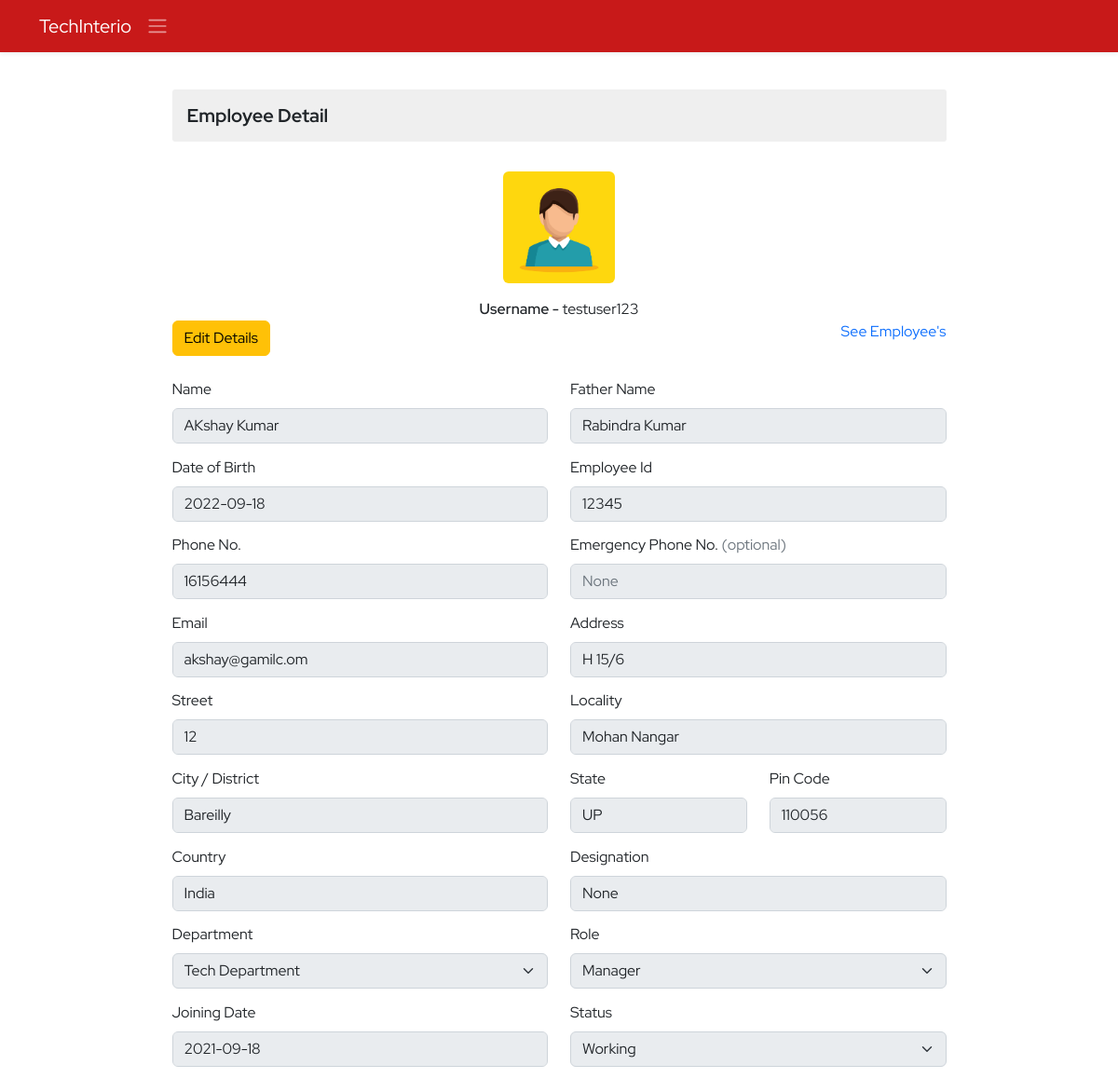
/ems/employee-detail/11/ (signed in), run on an earlier commit of the app's database.
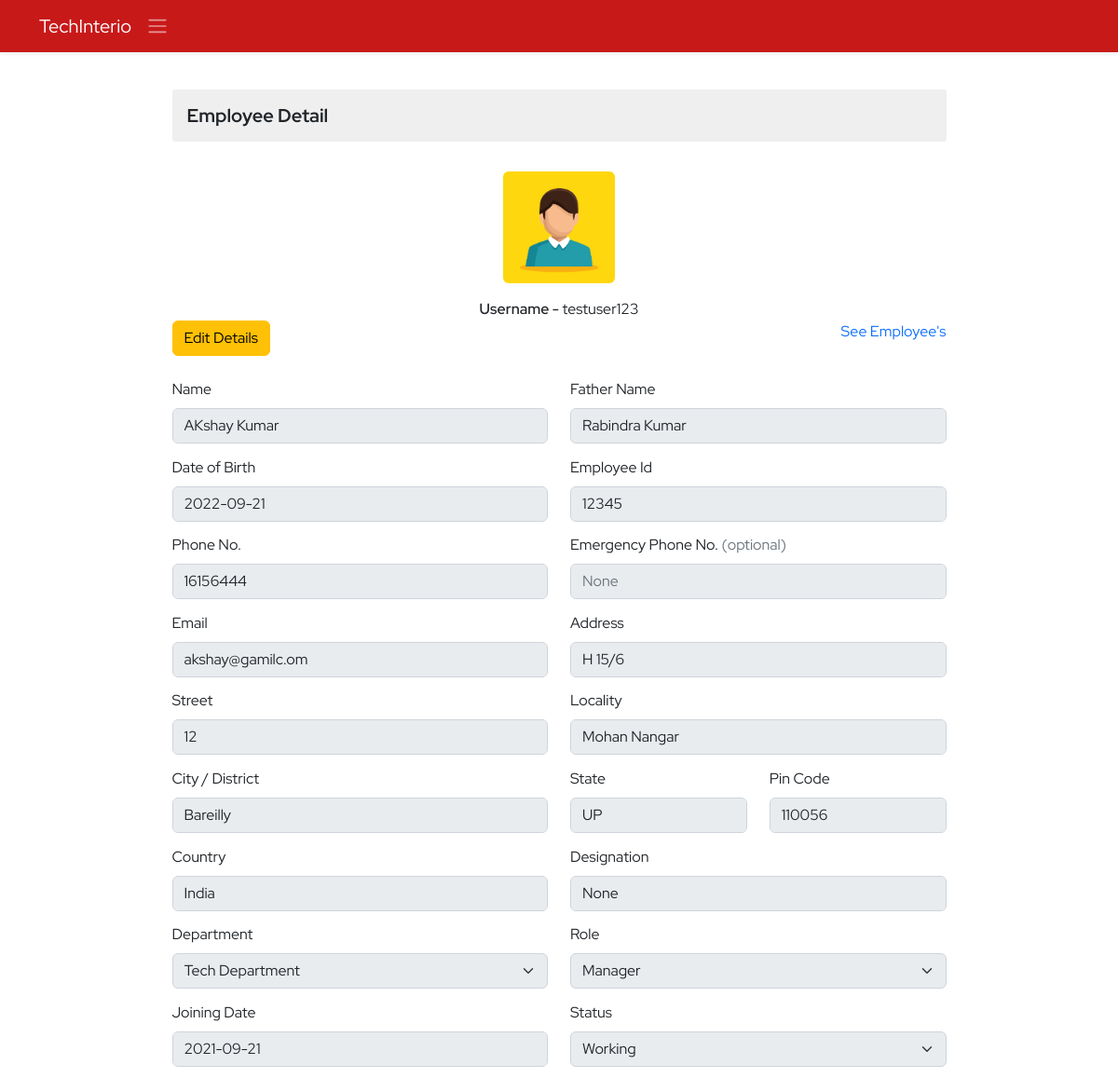
And on a later commit of the database.
### ems/models.py (models this page shows, shortened)
class Employee(models.Model):
    empid=models.AutoField(primary_key=True)
    employeeid=models.IntegerField(unique=True, null=True, blank=True)
    user=models.OneToOneField(User,on_delete=models.CASCADE)
    name=models.CharField(max_length=50)
    father_name=models.CharField(max_length=50)
    avtar=models.ImageField(upload_to='employee_profile_images', blank=True , default='profile.jpg')
    document=models.FileField(upload_to='employee_documents',null=True,blank=True)
    dob=models.DateField()
    email=models.EmailField(max_length=100)
    mobile_no=models.IntegerField()
    emergency_mobile_no=models.IntegerField(null=True,blank=True)
    address=models.OneToOneField(Address, on_delete=models.CASCADE,blank=True, null=True,)
    designation=models.CharField(max_length=70,null=True, blank=True)
    role=models.ForeignKey(Role, on_delete=models.SET_NULL,blank=True, null=True,)
    department=models.ForeignKey(Department, on_delete=models.SET_NULL,blank=True, null=True,)
    joining_date=models.DateField(null=True, blank=True)
    status=models.CharField(max_length=15)
    @property
    def imageURL(self):
        try:
            url=self.avtar.url
        except:
            url=''
        return url

### ems/views.py (the view, shortened to what this page needs)
# urls.py: path('employee-detail/<empid>/',employeeDetail,name='employee-detail'),
@login_required()
def employeeDetail(request, empid):
    context = {}
    try:
        if not request.user.is_superuser:
            profile_obj=Employee.objects.get(user=request.user)
            context['profile']=profile_obj
        employee_obj = Employee.objects.get(empid=empid)
        user_obj = User.objects.get(username=employee_obj.user)
        department_obj = Department.objects.all()
        role_obj = Role.objects.all()
        context['departments'] = department_obj
        context['roles'] = role_obj
        context['employee_obj'] = employee_obj
        addres_obj = Address.objects.get(user=user_obj)
        context['address_obj'] = addres_obj
    except Exception as e:
        print('Employee Detail Exception : ', e)
    return render(request, 'ems/employee_detail.html', context)

### ems/models.py (called while the page is built)
    def __str__(self):
        return self.name

    def __str__(self):
        return self.name

### ems/templates/ems/employee_detail.html (shortened to what the changed rows need)
{% extends './base.html' %}
{% block body %}
<div class="container py-4">
    <div class="row d-felx justify-content-center align-items-center">
        <div class="col-9">
            <h3 class="employee-title my-2">Employee Detail</h3>
            <div class="profile-image my-3">
                <img src="{{employee_obj.imageURL}}" alt="" class="rounded">
            </div>
                <div class="float-center text-center"><span class="fw-semibold">Username -</span> {{employee_obj.user}}</div>
                <div>
                    <button class="btn btn-warning" onclick="edit()">Edit Details</button>
                    <a class="float-end" href="{% url 'ems:employee-view' %}">See Employee's</a>
                </div>
            <form action="" method="post" class="mt-4 add-employee">
                <div class="row gy-1">
                    <div class="mb-3 col-12 col-sm-6">
                        <label for="fname" class="form-label">Name</label>
                        <input type="text" class="form-control employee_detail" id="fname" name="employee-name" required
                            value="{{employee_obj.name}}">
                    </div>
                    <div class="mb-3 col-12 col-sm-6">
                        <label for="father-name" class="form-label">Father Name</label>
                        <input type="text" class="form-control employee_detail" id="father-name" name="father-name"
                            required value="{{employee_obj.father_name}}" readonly>
                    </div>
                    <div class="mb-3 col-12 col-sm-6">
                        <label for="dob" class="form-label">Date of Birth</label>
                        <input type="text" class="form-control employee_detail"
                            value="{{employee_obj.dob | date:'Y-m-d'}}" id="dob" name="employee-dob" required>
                    </div>
                    <div class="mb-3 col-12 col-sm-6">
                        <label for="empid" class="form-label">Employee Id</label>
                        <input type="number" class="form-control employee_detail" id="empid"
                            value="{{employee_obj.employeeid}}" name="employeeid">
                    </div>
                    <div class="mb-3 col-12 col-sm-6">
                        <label for="phone-no" class="form-label">Phone No.</label>
                        <input type="number" class="form-control employee_detail" id="phone-no"
                            value="{{employee_obj.mobile_no}}" name="phone-number" required>
                    </div>
                    <div class="mb-3 col-6">
                        <label for="ephone" class="form-label">Emergency Phone No. <span class="text-muted">(optional)</span> </label>
                        <input type="number" value="{{employee_obj.emergency_mobile_no}}" class="form-control employee_detail" id="ephone" placeholder="None"
                            name="ephone-number">
                    </div>
                    <div class="mb-3 col-12 col-sm-6">
                        <label for="email" class="form-label">Email</label>
                        <input type="email" class="form-control employee_detail" id="email"
                            value="{{employee_obj.email}}" name="email" required>
                    </div>
                    <div class="mb-3 col-12 col-sm-6">
                        <label for="designation" class="form-label">Designation</label>
                        <input type="text" class="form-control employee_detail" id="designation" required
                            value="{{employee_obj.designation}}" name="designation">
                    </div>
                    <div class="mb-3 col-12 col-sm-6">
                        <label for="joining-date" class="form-label">Joining Date</label>
                        <input type="text" class="form-control employee_detail" id="dob" name="joining-date" required
                            value="{{employee_obj.joining_date | date:'Y-m-d' }}">
                    </div>
                    <div class="mb-3 col-12 col-sm-6">
                        <label for="select-status" class="form-label">Status</label>
                        <select class="form-select employee_detail" aria-label="Default select example"
                            id="select-status" name="select-status" required>
                            {% if employee_obj.status == 'Working' %}
                            <option value="{{employee_obj.status}}" selected>{{employee_obj.status}}</option>
                            {% else %}
                            <option value="{{employee_obj.status}}" selected>{{employee_obj.status}}</option>
                            <option value="Working" >Working</option>
                            {% endif %}
                        </select>
                    </div>
            </form>
        </div>
    </div>
</div>
{% endblock body %}

What changed in the data, as far as the page shows it:
changed Employee "AKshay Kumar": employee-dob "2022-09-18" → "2022-09-21"; joining-date "2021-09-18" → "2021-09-21"
